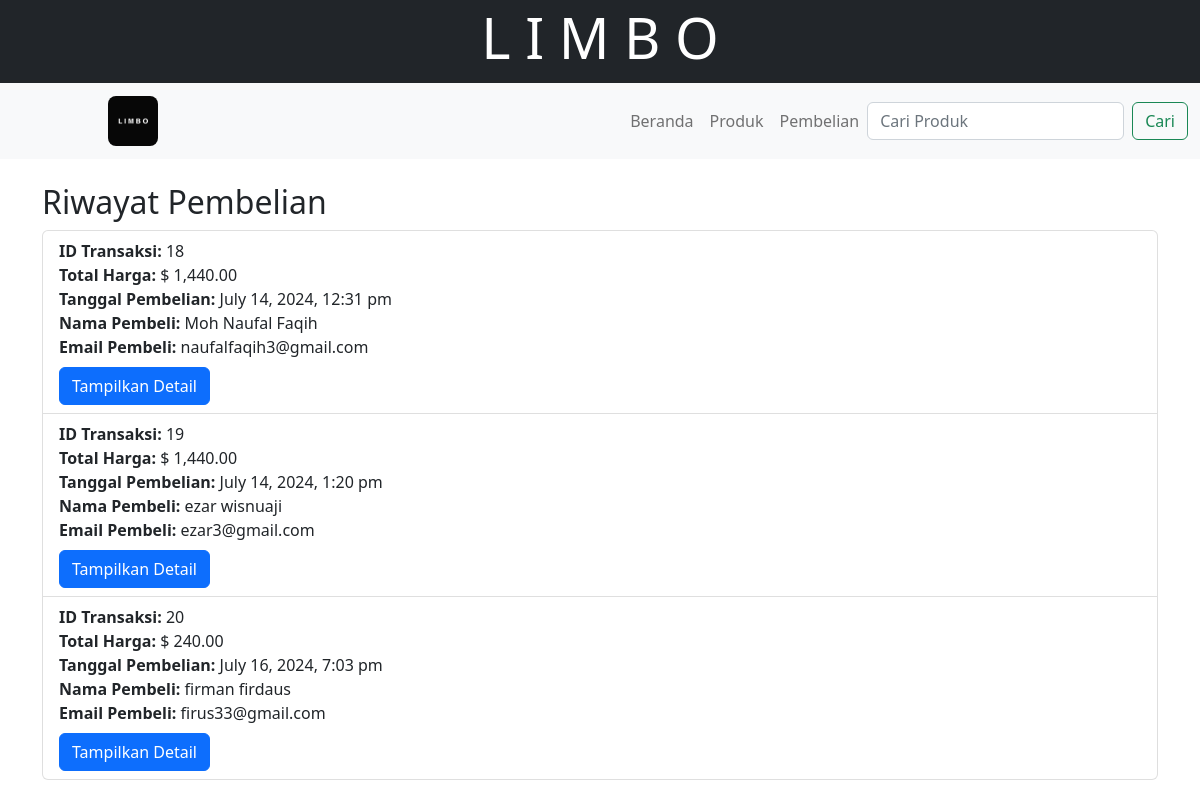
The app's page /public/user/purchases with its own data.
### tables this page shows
CREATE TABLE `sales` (
  `id` int(11) NOT NULL,
  `unique_code` varchar(50) NOT NULL,
  `customer_id` int(11) DEFAULT NULL,
  `user_id` int(11) DEFAULT NULL,
  `total_amount` decimal(10,2) NOT NULL,
  `sale_date` datetime NOT NULL
);

CREATE TABLE `customers` (
  `id` int(11) NOT NULL,
  `name` varchar(255) NOT NULL,
  `email` varchar(255) NOT NULL,
  `phone` varchar(255) DEFAULT NULL
);

### app/core/Controller.php (called while the page is built, shortened)
<?php
class Controller {
    public function view($view, $data = [])
    {
        require_once '../app/views/' . $view . '.php';
    }
    public function model($model)
    {
        return new $model;
    }
}

### app/controllers/User.php (called while the page is built, shortened)
<?php
class User extends Controller {
    public function purchases(){
        $data['judul'] = 'Search Results';
        $data['sale'] = $this->model('Sale_model')->getAllSales();
        $this->view('templates/header', $data);
        $this->view('user/purchases', $data);
        $this->view('templates/footer');
    }
}

### app/core/App.php (called while the page is built, shortened)
<?php
class App {
    protected $method = 'index';
    protected $params = [];
    public function __construct()
    {
        $url = $this->parseURL();
        if(isset($url['0'])){
        if( file_exists('../app/controllers/' . $url[0] . '.php') ) {
            unset($url[0]);
        }}
        $this->controller = new $this->controller;
        if( isset($url[1]) ) {
            if( method_exists($this->controller, $url[1]) ) {
                $this->method = $url[1];
            }
        }
        call_user_func_array([$this->controller, $this->method], $this->params);
    }
    public function parseURL()
    {
        if( isset($_GET['url']) ) {
            $url = rtrim($_GET['url'], '/');
            $url = filter_var($url, FILTER_SANITIZE_URL);
            $url = explode('/', $url);
            return $url;
        }
    }
}

### public/index.php (called while the page is built, shortened)
<?php
$app = new App;

### app/core/Database.php (called while the page is built, shortened)
<?php
class Database {
    private $host = DB_HOST;
    private $user = DB_USER;
    private $pass = DB_PASS;
    private $db_name = DB_NAME;
    private $dbh;
    private $stmt;
    public function __construct()
    {
        $dsn = 'mysql:host=' . $this->host . ';dbname=' . $this->db_name;
        $option = [
            PDO::ATTR_PERSISTENT => true,
            PDO::ATTR_ERRMODE => PDO::ERRMODE_EXCEPTION
        ];
        try {
            $this->dbh = new PDO($dsn, $this->user, $this->pass, $option);
        } catch(PDOException $e) {
            die($e->getMessage());
        }
    }
    public function query($query)
    {
        $this->stmt = $this->dbh->prepare($query);
    }
    public function execute()
    {
        $this->stmt->execute();
    }
    public function resultSet()
    {
        $this->execute();
        return $this->stmt->fetchAll(PDO::FETCH_ASSOC);
    }
}

### app/models/Sale_model.php (called while the page is built, shortened)
<?php
class Sale_model {
    private $db;
    private $table = 'sales';
    public function __construct() {
        $this->db = new Database;
    }
    public function getAllSales() {
        $this->db->query("SELECT s.*, c.name as customer_name, c.email as customer_email FROM $this->table s
                          LEFT JOIN customers c ON s.customer_id = c.id");
        return $this->db->resultSet();
    }
}

### app/views/user/purchases.php (the view)
<div class="container mt-4">
    <h2>Riwayat Pembelian</h2>
    <?php if (!empty($data['sale'])) : ?>
        <ul class="list-group">
            <?php foreach ($data['sale'] as $purchase) : ?>
                <li class="list-group-item">
                    <strong>ID Transaksi:</strong> <?php echo $purchase['id']; ?><br>
                    <strong>Total Harga:</strong> $ <?php echo number_format($purchase['total_amount'], 2); ?><br>
                    <strong>Tanggal Pembelian:</strong> <?php echo date('F j, Y, g:i a', strtotime($purchase['sale_date'])); ?><br>
                    <strong>Nama Pembeli:</strong> <?php echo $purchase['customer_name'];?><br>
                    <strong>Email Pembeli:</strong> <?php echo $purchase['customer_email'];?><br>
                    <a href="<?php echo BASEURL; ?>/user/purchaseDetail/<?php echo $purchase['unique_code']; ?>" class="btn btn-primary mt-2">Tampilkan Detail</a>
                </li>
            <?php endforeach; ?>
        </ul>
    <?php else : ?>
        <p>No purchases found.</p>
    <?php endif; ?>
</div>

### app/views/templates/header.php (shortened to what this page needs)
<!DOCTYPE html>
<html lang="en">
<head>
   <link rel="stylesheet" href="<?= BASEURL ;?>/css/bootstrap.css">
</head>
<body>
<header class="bg-dark text-white p-1 text-center">
        <div class="container">
            <h1 class="display-4">L I M B O</h1>
        </div>
    </header>
 <nav class="navbar navbar-expand-lg navbar-light bg-light">
        <div class="container-fluid">
            <a class="navbar-brand ms-5 ps-5" href="<?= BASEURL; ?>/home/index">
                <img src="<?= BASEURL; ?>/img/logo.jpg" alt="Nike Logo" width="50px" height="50px" class="rounded-3" >
            </a>
            <div class="collapse navbar-collapse" id="navbarNav">
                <ul class="navbar-nav ms-auto">
                    <li class="nav-item">
                        <a class="nav-link" href="<?= BASEURL; ?>/home">Beranda</a>
                    </li>
                    <li class="nav-item">
                        <a class="nav-link" href="<?= BASEURL; ?>/user">Produk</a>
                    </li>
                    <li class="nav-item">
                        <a class="nav-link" href="<?= BASEURL; ?>/user/purchases">Pembelian</a>
                    </li>
                </ul>
            <form class="d-flex" action="<?= BASEURL; ?>/User/search" method="POST">
                <input class="form-control me-2" type="search" name="keyword" placeholder="Cari Produk" aria-label="Search" required>
                <button class="btn btn-outline-success" type="submit">Cari</button>
            </form>
            </div>
        </div>
    </nav>

### app/views/templates/footer.php (shortened to what this page needs)
</body>
</html>

### records on screen
sales: id "18", total_amount "1,440.00", sale_date "July 14, 2024, 12:31 pm", customer.name "Moh Naufal Faqih", customer.email "naufalfaqih3@gmail.com"
sales: id "19", total_amount "1,440.00", sale_date "July 14, 2024, 1:20 pm", customer.name "ezar wisnuaji", customer.email "ezar3@gmail.com"
sales: id "20", total_amount "240.00", sale_date "July 16, 2024, 7:03 pm", customer.name "firman firdaus", customer.email "firus33@gmail.com"
